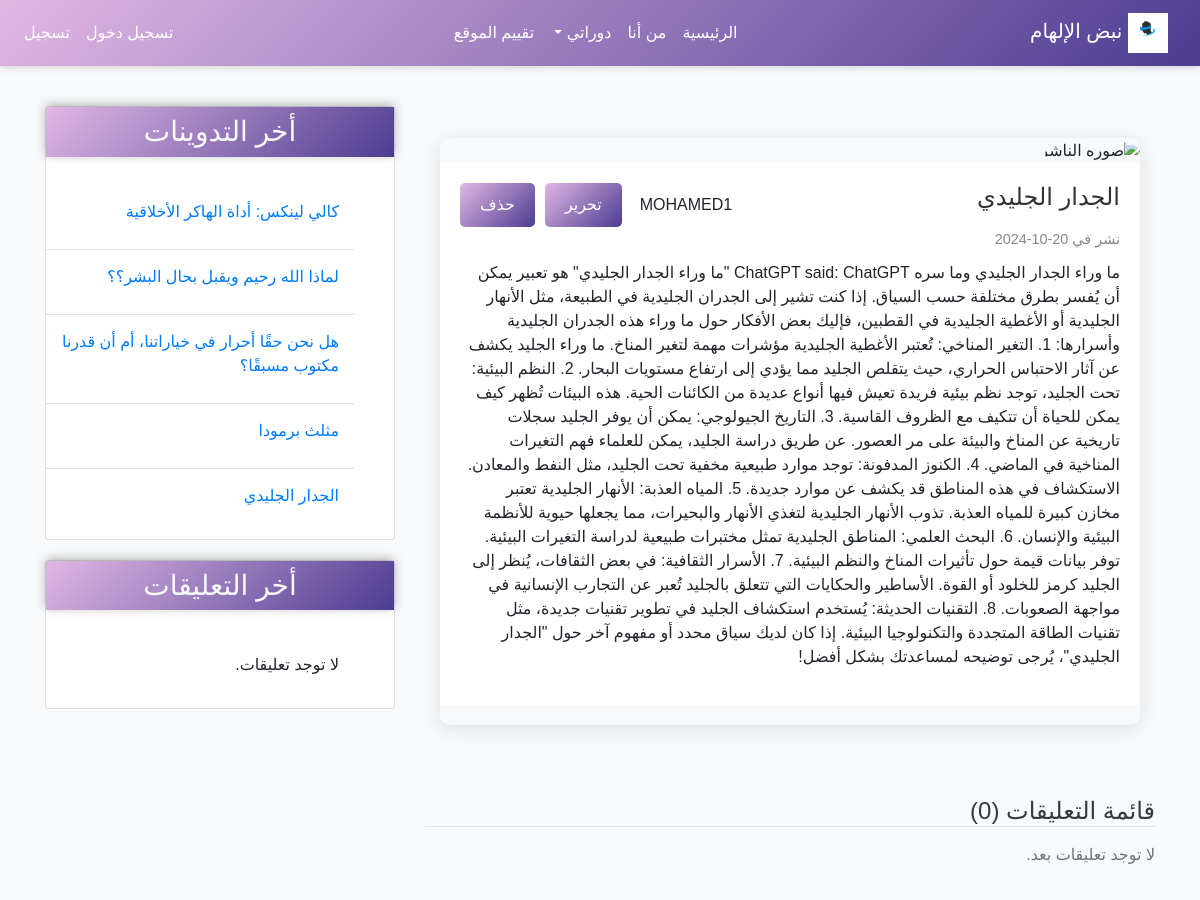
Before: /detail/20/ (upper part) with the older database file.
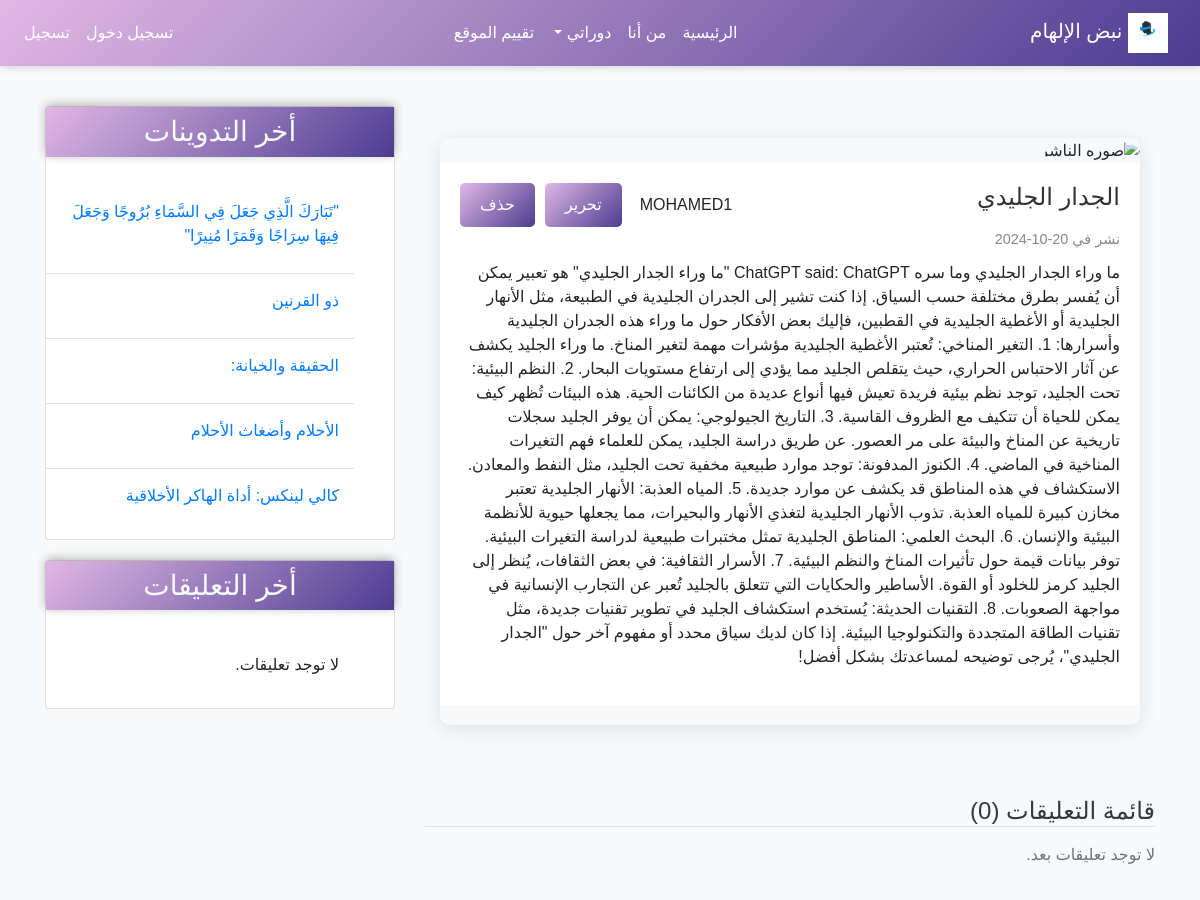
After: the same page with the newer database file.
### myblog/models.py (models this page shows, shortened)
class Post(models.Model):
    title = models.CharField(max_length=100)
    content = models.TextField()
    post_date = models.DateTimeField(default=timezone.now)
    post_update = models.DateTimeField(auto_now=True)
    user = models.ForeignKey(User, on_delete=models.SET_NULL, null=True, blank=True)
    class Meta:
        ordering = ('-post_date',)

### myblog/views.py (the view, shortened to what this page needs)
# urls.py: path('detail/<int:post_id>/', views.post_detail, name='post_detail'),
def post_detail(request, post_id):
    post = get_object_or_404(Post, pk=post_id)
    comments = post.comments.filter(active=True,)
    context = {
        'title': post.title,
        'post': post,
        'comments': comments,
    }
    return render(request, 'myblog/detail.html', context)

### myblog/templatetags/post_tags.py (called while the page is built)
@register.inclusion_tag('myblog/latest_blog.html')
def latest_blog():
    context = {
        'l_blog':Post.objects.all()[0:5]
    }
    return context

@register.inclusion_tag('myblog/latest_comments.html')
def latest_comments():
    context = {
        'l_comments':Comment.objects.filter(active=True)[0:5]
    }
    return context

### myblog/templates/myblog/detail.html (shortened to what this page needs)
{% extends 'myblog/index.html' %}
{% block content %}
<div class="container mt-5">
    <div class="row">
        <div class="col-lg-12 mb-4">
            <div class="custom-card">
                <img src="{{ post.author.profile.image.url }}" class="custom-card-img" alt="صوره الناشر" style="width: 50px; height: 50px; border-radius: 50%;">
                <div class="custom-card-body">
                    <div class="d-flex justify-content-between align-items-start">
                        <h5 class="custom-card-title">{{ post.title }}</h5>
                        <div style="display: flex; align-items: center;">
                            <span class="ml-2">{{ post.user.username }}</span>
                            <a href="{% url 'post_edit' post.id %}" class="custom-button" style="margin-right: 10px;">تحرير</a>
                            <form action="{% url 'post_delete' post.id %}" method="post" style="display:inline;">
                                <button type="submit" class="custom-button">حذف</button>
                            </form>
                        </div>
                    </div>
                    <p class="custom-card-date">
                        <small>نشر في {{ post.post_date|date:"d-m-Y" }}</small>
                    </p>
                    <p>{{ post.content }}</p>
                </div>
                <div class="custom-card-footer">
                </div>
            </div>
        </div>
    </div>
</div>
<h2 class="border-bottom mt-5 mb-3">قائمة التعليقات ({{ comments.count }})</h2>
{% if comments %}
    <div class="list-group mb-4">
        {% for comment in comments %}
            <div class="list-group-item p-3 comment">
                <h6 class="border-bottom pb-2 mb-2">
                    ({{ comment.name }}) <span class="text-secondary">{{ comment.comment_date|date:'d-m-Y' }}</span>
                </h6>
                <p class="comment-body">{{ comment.body }}</p>
            </div>
        {% endfor %}
    </div>
{% else %}
    <p class="text-muted">لا توجد تعليقات بعد.</p>
{% endif %}
{%endblock%}

### myblog/templates/myblog/latest_blog.html
<ul class="list-group-flush latest-post ">
    {% for post in l_blog %}
        <li class="list-group-item latest-post-item">
            <a href="{% url 'post_detail' post.id %}" class="text-decoration-none text-primary">{{ post.title }}</a>
        </li>
    {% endfor %}
</ul>

Changed rows visible on the page:
no longer on one of the page's lists (row unchanged): Post: title "الجدار الجليدي"
removed Post: title "لماذا الله رحيم ويقبل بحال البشر؟؟"
no longer on this page (row unchanged): Post: title "هل نحن حقًا أحرار في خياراتنا، أم أن قدرنا مكتوب مسبقًا؟"
no longer on this page (row unchanged): Post: title "مثلث برمودا"
added Post: title "\"تَبَارَكَ الَّذِي جَعَلَ فِي السَّمَاءِ بُرُوجًا وَجَعَلَ فِيهَا سِرَاجًا وَقَمَرًا مُنِيرًا\""
added Post: title "ذو القرنين"
added Post: title "الحقيقة والخيانة:"
added Post: title "الأحلام وأضغاث الأحلام"
